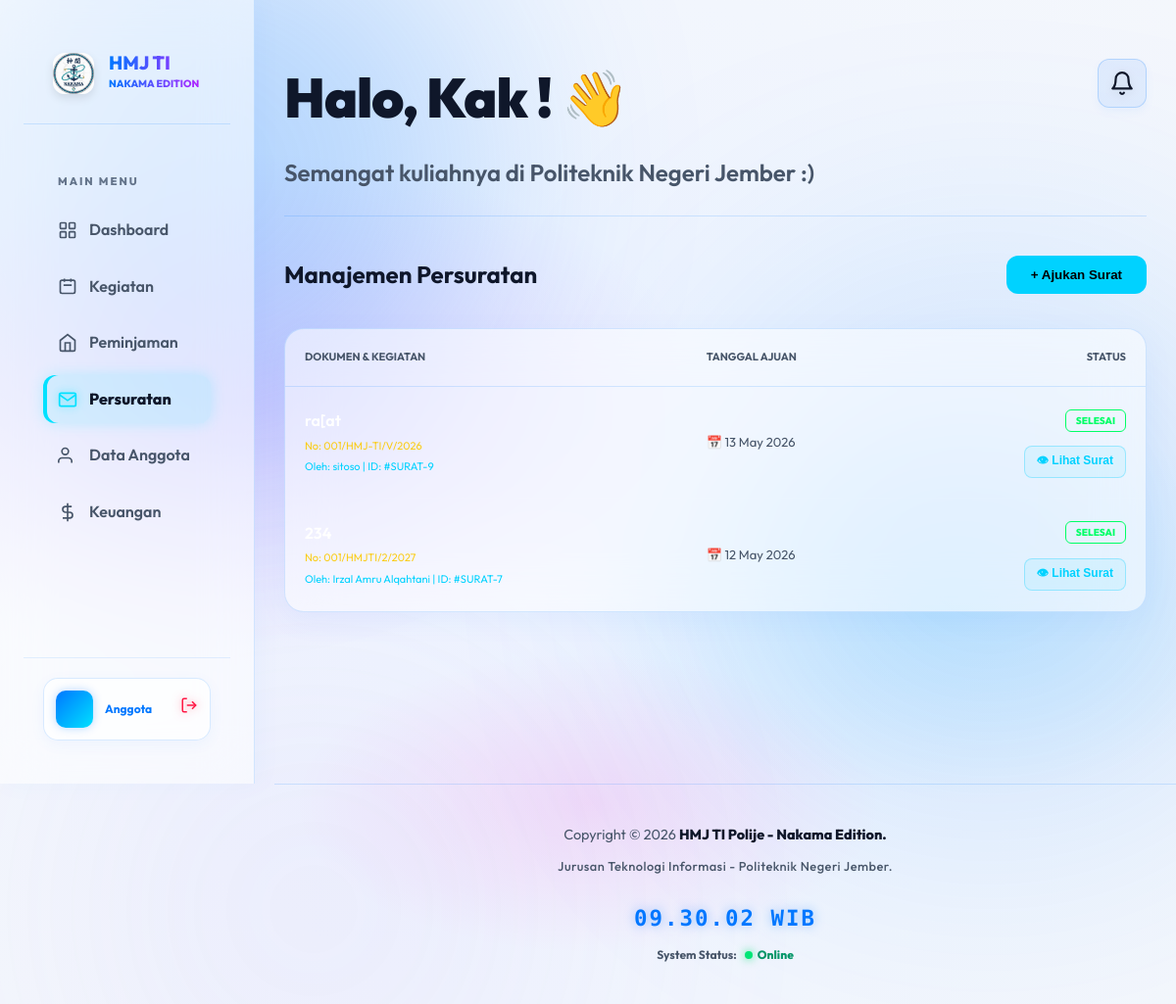
The page /surat.php (signed in) on the database as committed earlier.
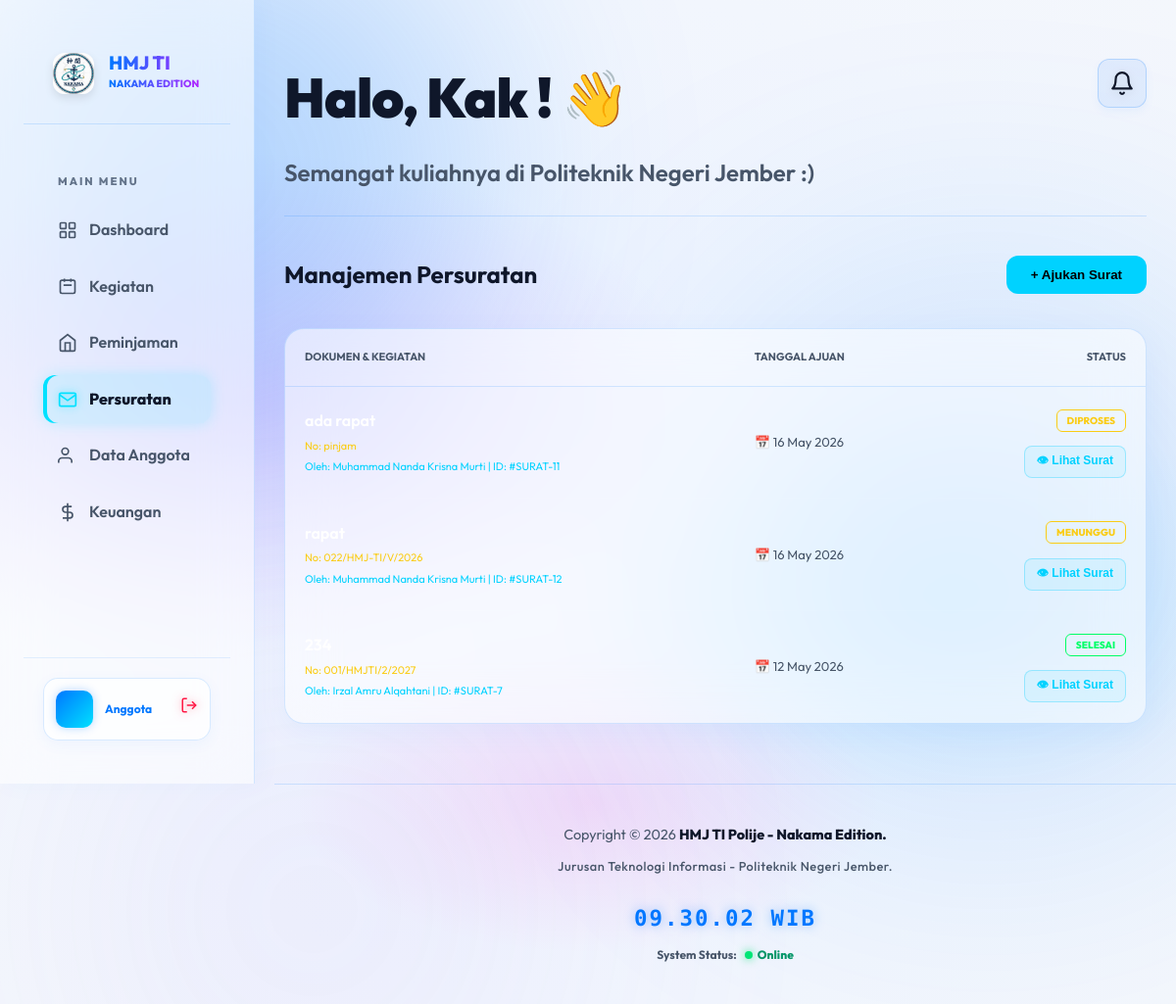
The same page on the database as committed later.
### tables this page shows
CREATE TABLE `pengajuan_surat` (
  `id_pengajuan` int(11) NOT NULL,
  `id_surat` int(11) NOT NULL,
  `tanggal_unggah` date NOT NULL,
  `tanggal_update` date DEFAULT NULL,
  `status` varchar(20) NOT NULL DEFAULT 'Menunggu',
  `alasan` text DEFAULT NULL
);

CREATE TABLE `draft_surat` (
  `id_draft` int(11) NOT NULL,
  `id_anggota` int(11) NOT NULL,
  `file` varchar(255) DEFAULT NULL,
  `deskripsi_kegiatan` text DEFAULT NULL,
  `created_at` datetime NOT NULL DEFAULT current_timestamp()
);

CREATE TABLE `surat` (
  `id_surat` int(11) NOT NULL,
  `id_draft` int(11) NOT NULL,
  `nomor_surat` varchar(50) DEFAULT NULL COMMENT 'Format: 001/HMJ-TI/III/2026',
  `file` varchar(255) DEFAULT NULL
);

CREATE TABLE `anggota` (
  `id_anggota` int(11) NOT NULL,
  `kode_pos` varchar(5) NOT NULL,
  `nim` varchar(20) NOT NULL,
  `nama_lengkap` varchar(150) NOT NULL,
  `email` varchar(100) DEFAULT NULL,
  `no_telp` varchar(20) DEFAULT NULL,
  `angkatan` varchar(10) DEFAULT NULL,
  `jurusan` varchar(100) DEFAULT NULL,
  `program_studi` varchar(100) DEFAULT NULL,
  `status_keanggotaan` varchar(50) NOT NULL DEFAULT 'Aktif'
);

### classes/Database.php (called while the page is built, shortened)
<?php
class Database {
    private $host = "localhost";
    private $user = "u458429422_Nakama_HMJTI";
    private $pass = "5rVkO^W+Il4/";
    private $db   = "u458429422_Nakama_HMJTI";
    public function __construct() {
        try {
            $this->pdo = new PDO("mysql:host=$this->host;dbname=$this->db;charset=utf8", $this->user, $this->pass);
        } catch (PDOException $e) {
            die("Koneksi PDO gagal: " . $e->getMessage());
        }
    }
}
?>

### surat.php (the view, shortened to what the rows shown need)
<?php
require_once 'classes/Database.php';
$db = new Database();
$query = "SELECT ps.*, ds.deskripsi_kegiatan, ds.file as file_draft, s.file as file_final, s.nomor_surat, a.nama_lengkap as nama_pengaju
          FROM pengajuan_surat ps
          JOIN surat s ON ps.id_surat = s.id_surat
          JOIN draft_surat ds ON s.id_draft = ds.id_draft
          JOIN anggota a ON ds.id_anggota = a.id_anggota
          ORDER BY ps.tanggal_unggah DESC";
$stmtSurat = $db->pdo->query($query);
$suratData = $stmtSurat->fetchAll(PDO::FETCH_ASSOC);
include 'partials/header.php';
?>
<main class="main-content">
    <?php include 'partials/navbar.php'; ?>
    <div class="pt-6 px-4" style="display: flex; flex-direction: column; gap: 35px;">
        <div style="display:flex; justify-content:space-between; align-items:center;">
            <h2 class="text-2xl font-bold text-white">Manajemen Persuratan</h2>
        </div>
        <div class="glass-card" style="padding:0; overflow:hidden; border:1px solid var(--glass-border);">
            <table style="width:100%; border-collapse:collapse; color:#fff;">
                <thead>
                    <tr style="text-align:left; background:rgba(255,255,255,0.02); border-bottom:1px solid var(--glass-border);">
                        <th style="padding:20px; color:var(--text-muted); font-size:11px;">DOKUMEN & KEGIATAN</th>
                        <th style="padding:20px; color:var(--text-muted); font-size:11px;">TANGGAL AJUAN</th>
                        <th style="padding:20px; color:var(--text-muted); font-size:11px; text-align:right;">STATUS</th>
                    </tr>
                </thead>
                <tbody>
                    <?php if(!empty($suratData)): foreach ($suratData as $s): ?>
                    <?php
                        $jsonData = htmlspecialchars(json_encode([
                            'deskripsi'    => $s['deskripsi_kegiatan'],
                            'file_draft'   => $s['file_draft'],
                            'nomor_surat'  => $s['nomor_surat'] ?? '',
                            'nama_pengaju' => $s['nama_pengaju'],
                            'tanggal'      => $s['tanggal_unggah'],
                            'id_pengajuan' => (int)$s['id_pengajuan'],
                        ], JSON_UNESCAPED_UNICODE), ENT_QUOTES, 'UTF-8');
                    ?>
                    <tr style="border-bottom:1px solid rgba(255,255,255,0.03);">
                        <td style="padding:20px;">
                            <div style="font-weight:600; color:#fff;"><?= htmlspecialchars($s['deskripsi_kegiatan']) ?></div>
                            <?php if(!empty($s['nomor_surat'])): ?>
                                <div style="font-size:11px; color:#facc15; margin-top:4px;">No: <?= htmlspecialchars($s['nomor_surat']) ?></div>
                            <?php endif; ?>
                            <div style="font-size:11px; color:#00d2ff; margin-top:4px;">Oleh: <?= htmlspecialchars($s['nama_pengaju']) ?> | ID: #SURAT-<?= $s['id_pengajuan'] ?></div>
                        </td>
                        <td style="padding:20px;">
                            <div style="color:var(--text-muted); font-size:13px;">📅 <?= date('d M Y', strtotime($s['tanggal_unggah'])) ?></div>
                        </td>
                        <td style="padding:20px; text-align:right;">
                            <?php
                                $st    = $s['status'] ?? 'Menunggu';
                                $color = $st == 'Selesai' ? '#00FF66' : ($st == 'Ditolak' ? '#FF3131' : '#facc15');
                            ?>
                            <span style="border:1px solid <?= $color ?>; color:<?= $color ?>; padding:4px 10px; border-radius:6px; font-size:10px; font-weight:800;"><?= strtoupper($st) ?></span>
                            <div style="margin-top:15px; display:flex; gap:10px; justify-content:flex-end; align-items:center; flex-wrap:wrap;">
                                <button class="btn-lihat-surat" data-surat="<?= $jsonData ?>">
                                    👁 Lihat Surat
                                </button>
                            </div>
                        </td>
                    </tr>
                    <?php endforeach; else: ?>
                        <tr><td colspan="3" style="text-align:center; padding:50px; color:var(--text-muted);">Belum ada pengajuan surat.</td></tr>
                    <?php endif; ?>
                </tbody>
            </table>
        </div>
    </div>
</main>
<?php include 'partials/footer.php'; ?>

Rows that differ between the two databases and show on the page:
removed pengajuan_surat: draft_surat.deskripsi_kegiatan "ra[at", id_surat.nomor_surat "001/HMJ-TI/V/2026", anggota.nama_lengkap "sitoso", id_pengajuan "9", tanggal_unggah "13 May 2026", status "SELESAI"
added pengajuan_surat: draft_surat.deskripsi_kegiatan "ada rapat", id_surat.nomor_surat "pinjam", anggota.nama_lengkap "Muhammad Nanda Krisna Murti", id_pengajuan "11", tanggal_unggah "16 May 2026", status "DIPROSES"
added pengajuan_surat: id_surat.nomor_surat "022/HMJ-TI/V/2026", anggota.nama_lengkap "Muhammad Nanda Krisna Murti", id_pengajuan "12", tanggal_unggah "16 May 2026", status "MENUNGGU"
